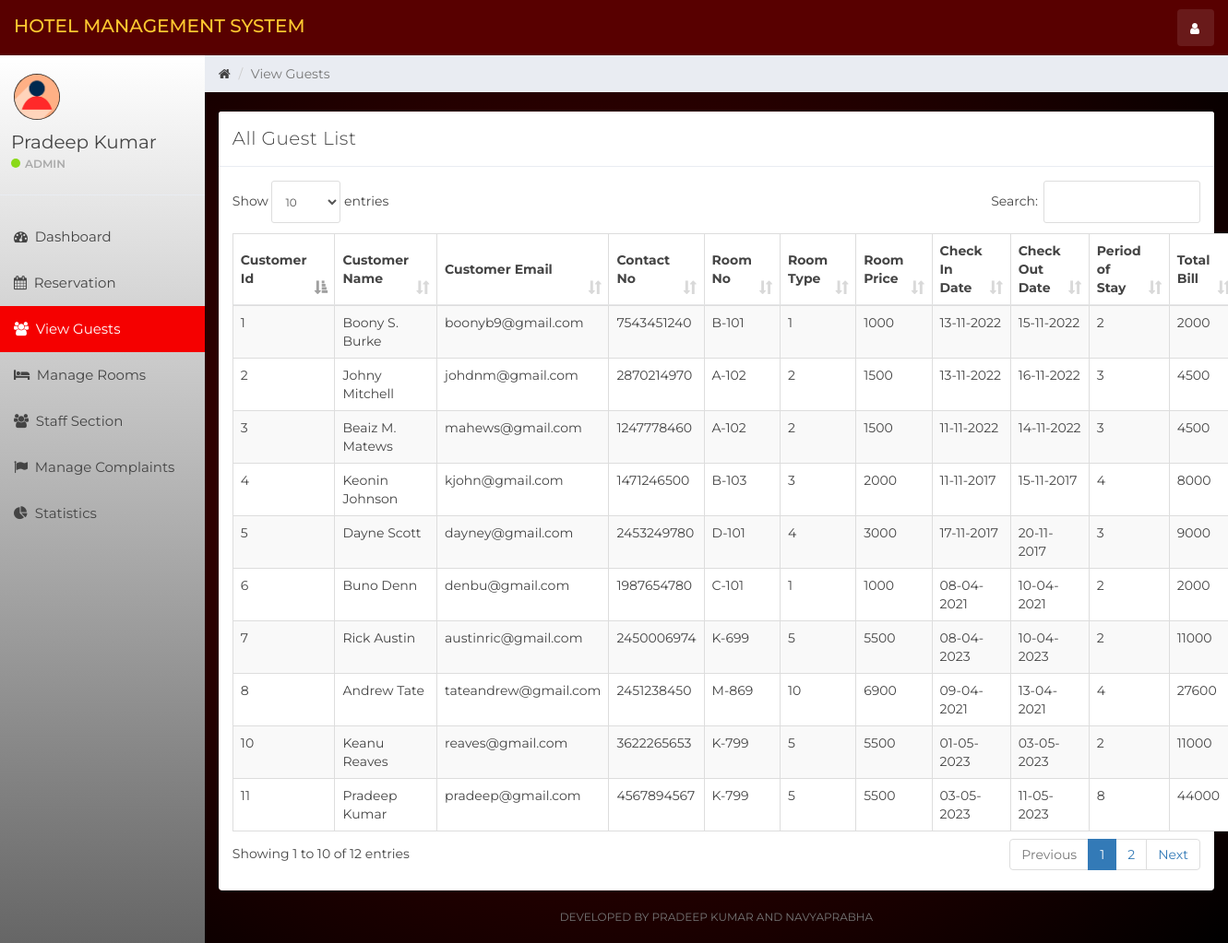
Page /index.php?view_guests (signed in) on the committed database.
### tables this page shows
CREATE TABLE `user` (
  `id` int(11) NOT NULL,
  `name` varchar(100) NOT NULL,
  `username` varchar(15) NOT NULL,
  `email` varchar(100) NOT NULL,
  `password` varchar(100) NOT NULL,
  `created_at` timestamp NOT NULL DEFAULT current_timestamp()
);

CREATE TABLE `customer` (
  `customer_id` int(10) NOT NULL,
  `customer_name` varchar(100) NOT NULL,
  `contact_no` bigint(20) NOT NULL,
  `email` varchar(100) NOT NULL,
  `id_card_type_id` int(10) NOT NULL,
  `id_card_no` varchar(20) NOT NULL,
  `address` varchar(100) NOT NULL
);

CREATE TABLE `room` (
  `room_id` int(10) NOT NULL,
  `room_type_id` int(10) NOT NULL,
  `room_no` varchar(10) NOT NULL,
  `status` tinyint(1) DEFAULT NULL,
  `check_in_status` tinyint(1) NOT NULL,
  `check_out_status` tinyint(1) NOT NULL,
  `deleteStatus` tinyint(1) DEFAULT 0
);

CREATE TABLE `room_type` (
  `room_type_id` int(10) NOT NULL,
  `room_type` varchar(100) NOT NULL,
  `price` int(10) NOT NULL,
  `max_person` int(10) NOT NULL
);

CREATE TABLE `booking` (
  `booking_id` int(10) NOT NULL,
  `customer_id` int(10) NOT NULL,
  `room_id` int(10) NOT NULL,
  `booking_date` timestamp NOT NULL DEFAULT current_timestamp(),
  `check_in` varchar(100) DEFAULT NULL,
  `check_out` varchar(100) NOT NULL,
  `total_price` int(10) NOT NULL,
  `remaining_price` int(10) NOT NULL,
  `payment_status` tinyint(1) NOT NULL
);

### view_guests.php (the view, shortened to what this page needs)
<div class="col-sm-9 col-sm-offset-3 col-lg-10 col-lg-offset-2 main">
    <div class="row">
        <ol class="breadcrumb">
            <li><a href="#">
                    <em class="fa fa-home"></em>
                </a></li>
            <li class="active">View Guests</li>
        </ol>
    </div>
    <br>
    <div class="row">
        <div class="col-lg-12">
        </div>
    </div>
    <div class="row">
        <div class="col-lg-12">
            <div class="panel panel-default">
                <div class="panel-heading">All Guest List
                </div>
                <div class="panel-body">
                    <table class="table table-striped table-bordered table-responsive" cellspacing="0" width="100%"
                           id="guests">
                        <thead>
                        <tr>
                            <th>Customer Id</th>
                            <th>Customer Name</th>
                            <th>Customer Email</th>
                            <th>Contact No</th>
                            <th>Room No</th>
                            <th>Room Type</th>
                            <th>Room Price</th>
                            <th>Check In Date</th>
                            <th>Check Out Date</th>
                            <th>Period of Stay</th>
                            <th>Total Bill</th>
                        </tr>
                        </thead>
                        <tbody>
                        <?php
                        $guests_query = "SELECT c.customer_id, c.customer_name, c.email, c.contact_no, r.room_no, r.room_type_id, rt.price AS room_price, b.check_in, b.check_out, DATEDIFF(STR_TO_DATE(b.check_out, '%d-%m-%Y'), STR_TO_DATE(b.check_in, '%d-%m-%Y')) AS period, rt.price * DATEDIFF(STR_TO_DATE(b.check_out, '%d-%m-%Y'), STR_TO_DATE(b.check_in, '%d-%m-%Y')) AS total_bill FROM customer c JOIN booking b ON c.customer_id = b.customer_id JOIN room r ON b.room_id = r.room_id JOIN room_type rt ON r.room_type_id = rt.room_type_id";
                        $guests_result = mysqli_query($connection, $guests_query);
                        if (mysqli_num_rows($guests_result) > 0) {
                            while ($guests = mysqli_fetch_assoc($guests_result)) { ?>
                                <tr>
                                    <td><?php echo $guests['customer_id'] ?></td>
                                    <td><?php echo $guests['customer_name'] ?></td>
                                    <td><?php echo $guests['email'] ?></td>
                                    <td><?php echo $guests['contact_no'] ?></td>
                                    <td><?php echo $guests['room_no'] ?></td>
                                    <td><?php echo $guests['room_type_id'] ?></td>
                                    <td><?php echo $guests['room_price'] ?></td>
                                    <td><?php echo $guests['check_in'] ?></td>
                                    <td><?php echo $guests['check_out'] ?></td>
                                    <td><?php echo $guests['period'] ?></td>
                                    <td><?php echo $guests['total_bill'] ?></td>
                                </tr>
                            <?php }
                        } else {
                            echo "No guests";
                        }
                        ?>
                        </tbody>
                    </table>
                </div>
            </div>
        </div>
    </div>
    <div class="row">
        <div class="col-sm-12">
        <p class="back-link">Developed By Pradeep Kumar and Navyaprabha</p>
        </div>
    </div>
</div>

### sidebar.php (shortened to what this page needs)
<div id="sidebar-collapse" class="col-sm-3 col-lg-2 sidebar">
    <div class="profile-sidebar">
        <div class="profile-userpic">
            <img src="img/user.png" class="img-responsive" alt="">
        </div>
        <div class="profile-usertitle">
            <div class="profile-usertitle-name"><?php echo $user['name'];?></div>
            <div class="profile-usertitle-status"><span class="indicator label-success"></span>Admin</div>
        </div>
    </div>
    <ul class="nav menu">
    <?php
        if (isset($_GET['dashboard'])){ ?>
            <li class="active">
                <a href="index.php?dashboard"><em class="fa fa-dashboard">&nbsp;</em>
                    Dashboard
                </a>
            </li>
        <?php } else{?>
            <li>
                <a href="index.php?dashboard"><em class="fa fa-dashboard">&nbsp;</em>
                    Dashboard
                </a>
            </li>
        <?php }
        if (isset($_GET['reservation'])){ ?>
            <li class="active">
            <a href="index.php?reservation"><em class="fa fa-calendar">&nbsp;</em>
                    Reservation
                </a>
            </li>
        <?php } else{?>
            <li>
            <a href="index.php?reservation"><em class="fa fa-calendar">&nbsp;</em>
                    Reservation
                </a>
            </li>
        <?php }
        if (isset($_GET['view_guests'])){ ?>
            <li class="active">
                <a href="index.php?view_guests"><em class="fa fa-users">&nbsp;</em>
                    View Guests
                </a>
            </li>
        <?php }
        if (isset($_GET['room_mang'])){ ?>
            <li class="active">
                <a href="index.php?room_mang"><em class="fa fa-bed">&nbsp;</em>
                    Manage Rooms
                </a>
            </li>
        <?php } else{?>
            <li>
            <a href="index.php?room_mang"><em class="fa fa-bed">&nbsp;</em>
                    Manage Rooms
                </a>
            </li>
        <?php }
        if (isset($_GET['staff_mang'])){ ?>
            <li class="active">
                <a href="index.php?staff_mang"><em class="fa fa-users">&nbsp;</em>
                    Staff Section
                </a>
            </li>
        <?php } else{?>
            <li>
                <a href="index.php?staff_mang"><em class="fa fa-users">&nbsp;</em>
                    Staff Section
                </a>
            </li>
        <?php }
        if (isset($_GET['complain'])){ ?>
            <li class="active">
                <a href="index.php?complain"><em class="fa fa-flag">&nbsp;</em>
                    Manage Complaints
                </a>
            </li>
        <?php } else{?>
            <li>
                <a href="index.php?complain"><em class="fa fa-flag">&nbsp;</em>
                    Manage Complaints
                </a>
            </li>
        <?php }
        ?>
        <?php
        if (isset($_GET['statistics'])){ ?>
            <li class="active">
                <a href="index.php?statistics"><em class="fa fa-pie-chart">&nbsp;</em>
                    Statistics
                </a>
            </li>
        <?php } else{?>
        <li>
            <a href="index.php?statistics"><em class="fa fa-pie-chart">&nbsp;</em>
                Statistics
            </a>
        </li>
<?php }?>
    </ul>
</div>

### css/styles.css (style rules this page uses)
body { background-image: radial-gradient(rgb(87, 0, 0), rgb(0, 0, 0)); padding-top: 60px; font-size: 14px; color: #444444; font-family: "Montserrat", "Helvetica Neue", Helvetica, Arial, sans-serif; }
p { color: #777; }
a, a:hover, a:focus { color: #444444; }
.label-success { background-color: #8ad919; }
.panel { border: 0; }
.panel-heading { font-size: 20px; font-weight: 300; letter-spacing: 0.025em; height: 60px; line-height: 38px; }
.panel-default .panel-heading { background: #fff; border-bottom: 1px solid #e9ecf2; color: #444444; }
.sidebar { display: block; padding: 0; display: none; box-shadow: none; background-image: linear-gradient(rgb(255, 255, 255), rgb(102, 102, 102)); }
.sidebar ul { margin: 20px 0px; }
@media (min-width: 768px) { .sidebar { display: block; position: fixed; top: 60px; bottom: 0; left: 0; z-index: 1000; display: block; margin: 0; padding: 0; overflow-x: hidden; overflow-y: auto; } }
.sidebar ul.nav .active a, .sidebar ul.nav li.parent a.active, .sidebar ul.nav .active > a:hover, .sidebar ul.nav li.parent a.active:hover, .sidebar ul.nav .active > a:focus, .sidebar ul.nav li.parent a.active:focus { color: #fff; background-color: #f50000; }
.sidebar ul.nav li a { height: 50px; font-size: 15px; line-height: 2em; color: #444444; }
.profile-sidebar { padding: 10px 0; border-bottom: 1px solid #e9ecf2; }
.indicator { width: 10px; height: 10px; display: inline-block; border-radius: 9999px; margin-right: 5px; }
.profile-userpic img { float: left; margin: 10px 0px 0px 15px; width: 50px; height: 50px; border-radius: 9999px !important; }
.profile-usertitle { float: left; text-align: left; margin: 10px 0 0 12px; }
.profile-usertitle-name { font-size: 20px; margin-bottom: 0px; }
.profile-usertitle-status { text-transform: uppercase; color: #aaa; font-size: 12px; font-weight: 600; margin-bottom: 15px; }
.breadcrumb { border-radius: 0; padding: 10px 15px 10px 15px; background: #e9ecf2; margin: 0; }
.table { background: #fff; }
.table > thead > tr > th { border-bottom: 1px solid #e6e7e8; vertical-align: middle; height: 50px; }
p.back-link { text-align: center; margin-bottom: 20px; font-size: 12px; text-transform: uppercase; }

### rows in the picture
user: name "Pradeep Kumar"
customer: customer_id "1", customer_name "Boony S. Burke", email "boonyb9@gmail.com", contact_no "7543451240", room.room_no "B-101", room.room_type_id "1", room_type.price "1000", booking.check_in "13-11-2022", booking.check_out "15-11-2022", period "2", total_bill "2000"
customer: customer_id "2", customer_name "Johny Mitchell", email "johdnm@gmail.com", contact_no "2870214970", room.room_no "A-102", room.room_type_id "2", room_type.price "1500", booking.check_in "13-11-2022", booking.check_out "16-11-2022", period "3", total_bill "4500"
customer: customer_id "3", customer_name "Beaiz M. Matews", email "mahews@gmail.com", contact_no "1247778460", room.room_no "A-102", room.room_type_id "2", room_type.price "1500", booking.check_in "11-11-2022", booking.check_out "14-11-2022", period "3", total_bill "4500"
customer: customer_id "4", customer_name "Keonin Johnson", email "kjohn@gmail.com", contact_no "1471246500", room.room_no "B-103", room.room_type_id "3", room_type.price "2000", booking.check_in "11-11-2017", booking.check_out "15-11-2017", period "4", total_bill "8000"
customer: customer_id "5", customer_name "Dayne Scott", email "dayney@gmail.com", contact_no "2453249780", room.room_no "D-101", room.room_type_id "4", room_type.price "3000", booking.check_in "17-11-2017", booking.check_out "20-11-2017", period "3", total_bill "9000"
customer: customer_id "6", customer_name "Buno Denn", email "denbu@gmail.com", contact_no "1987654780", room.room_no "C-101", room.room_type_id "1", room_type.price "1000", booking.check_in "08-04-2021", booking.check_out "10-04-2021", period "2", total_bill "2000"
customer: customer_id "7", customer_name "Rick Austin", email "austinric@gmail.com", contact_no "2450006974", room.room_no "K-699", room.room_type_id "5", room_type.price "5500", booking.check_in "08-04-2023", booking.check_out "10-04-2023", period "2", total_bill "11000"
customer: customer_id "8", customer_name "Andrew Tate", email "tateandrew@gmail.com", contact_no "2451238450", room.room_no "M-869", room.room_type_id "10", room_type.price "6900", booking.check_in "09-04-2021", booking.check_out "13-04-2021", period "4", total_bill "27600"
customer: customer_id "10", customer_name "Keanu Reaves", email "reaves@gmail.com", contact_no "3622265653", room.room_no "K-799", room.room_type_id "5", room_type.price "5500", booking.check_in "01-05-2023", booking.check_out "03-05-2023", period "2", total_bill "11000"
customer: customer_id "11", customer_name "Pradeep Kumar", email "pradeep@gmail.com", contact_no "4567894567", room.room_no "K-799", room.room_type_id "5", room_type.price "5500", booking.check_in "03-05-2023", booking.check_out "11-05-2023", period "8", total_bill "44000"
